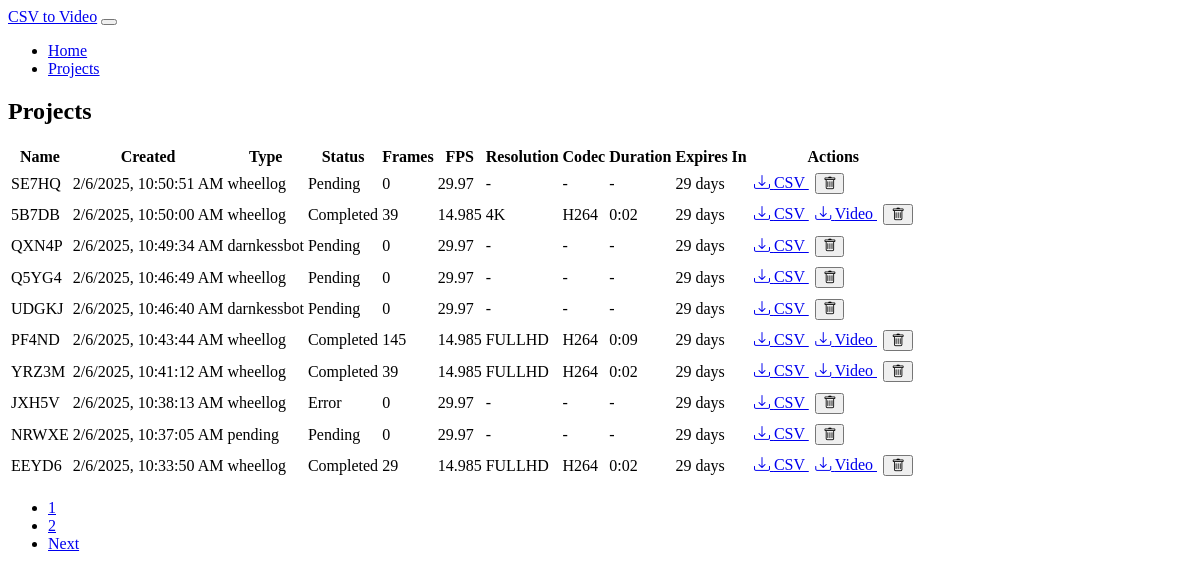
The app's page /projects with its own data.
### models.py (models this page shows, shortened)
class Project(db.Model):
    id = db.Column(db.Integer, primary_key=True)
    name = db.Column(db.String(100), nullable=False)
    csv_file = db.Column(db.String(255), nullable=False)
    csv_type = db.Column(db.String(20), nullable=False)  # 'darnkessbot' or 'wheellog'
    created_at = db.Column(db.DateTime, nullable=False, default=datetime.utcnow)
    expiry_date = db.Column(db.DateTime, nullable=False)
    frame_count = db.Column(db.Integer, default=0)
    fps = db.Column(db.Float, default=29.97)
    video_file = db.Column(db.String(255))
    codec = db.Column(db.String(10))
    resolution = db.Column(db.String(10))  # 'fullhd' or '4k'
    video_duration = db.Column(db.Float)  # Duration in seconds
    status = db.Column(db.String(20), default='pending')  # pending, processing, completed, error
    error_message = db.Column(db.Text)
    folder_number = db.Column(db.Integer)  # New field for storing unique folder number
    def days_until_expiry(self):
        if self.expiry_date:
            delta = self.expiry_date - datetime.utcnow()
            return max(0, delta.days)
        return 0
    def get_duration_str(self):
        if self.video_duration is None:
            return '-'
        minutes = int(self.video_duration // 60)
        seconds = int(self.video_duration % 60)
        return f"{minutes}:{seconds:02d}"

### app.py (the view)
@app.route('/projects')
def list_projects():
    page = request.args.get('page', 1, type=int)
    projects = Project.query.order_by(Project.created_at.desc())\
        .paginate(page=page, per_page=10, error_out=False)
    return render_template('projects.html', projects=projects)

### templates/projects.html (shortened to what this page needs)
{% extends "base.html" %}
{% block content %}
<div class="card">
    <div class="card-header">
        <h2 class="card-title">Projects</h2>
    </div>
    <div class="card-body">
        <div class="table-responsive">
            <table class="table">
                <thead>
                    <tr>
                        <th>Name</th>
                        <th>Created</th>
                        <th>Type</th>
                        <th>Status</th>
                        <th>Frames</th>
                        <th>FPS</th>
                        <th>Resolution</th>
                        <th>Codec</th>
                        <th>Duration</th>
                        <th>Expires In</th>
                        <th>Actions</th>
                    </tr>
                </thead>
                <tbody>
                    {% for project in projects.items %}
                    <tr>
                        <td>{{ project.name }}</td>
                        <td data-timestamp="{{ project.created_at.timestamp() }}">
                        </td>
                        <td>{{ project.csv_type }}</td>
                        <td>
                            <span class="badge text-bg-{{
                                'warning' if project.status == 'processing' else
                                'success' if project.status == 'completed' else
                                'danger' if project.status == 'error' else
                                'secondary'
                            }}"
                            data-project-id="{{ project.id }}"
                            data-project-status="{{ project.status }}"
                            {% if project.status == 'error' and project.error_message %}
                            title="{{ project.error_message }}"
                            {% endif %}
                            >{{ project.status.capitalize() }}</span>
                        </td>
                        <td>{{ project.frame_count }}</td>
                        <td>{{ project.fps }}</td>
                        <td>{{ project.resolution|upper if project.resolution else '-' }}</td>
                        <td>{{ project.codec|upper if project.codec else '-' }}</td>
                        <td>{{ project.get_duration_str() }}</td>
                        <td>{{ project.days_until_expiry() }} days</td>
                        <td>
                            <a href="{{ url_for('download_file', project_id=project.id, type='processed_csv') }}"
                               class="btn btn-sm btn-info">
                                <i class="bi bi-download"></i> CSV
                            </a>
                            {% if project.video_file %}
                            <a href="{{ url_for('download_file', project_id=project.id, type='video') }}"
                               class="btn btn-sm btn-success">
                                <i class="bi bi-download"></i> Video
                            </a>
                            {% endif %}
                            <button onclick="deleteProject({{ project.id }})"
                                    class="btn btn-sm btn-danger">
                                <i class="bi bi-trash"></i>
                            </button>
                        </td>
                    </tr>
                    {% endfor %}
                </tbody>
            </table>
        </div>
        {% if projects.pages > 1 %}
        <nav aria-label="Project navigation" class="mt-4">
            <ul class="pagination justify-content-center">
                {% for page_num in range(projects.page - 1, projects.page + 2) %}
                    {% if page_num > 0 and page_num <= projects.pages %}
                    <li class="page-item {% if page_num == projects.page %}active{% endif %}">
                        <a class="page-link" href="{{ url_for('list_projects', page=page_num) }}">{{ page_num }}</a>
                    </li>
                    {% endif %}
                {% endfor %}
                {% if projects.has_next %}
                <li class="page-item">
                    <a class="page-link" href="{{ url_for('list_projects', page=projects.next_num) }}">Next</a>
                </li>
                {% endif %}
            </ul>
        </nav>
        {% endif %}
    </div>
</div>
{% endblock %}

### templates/base.html (shortened to what this page needs)
<!DOCTYPE html>
<html lang="en" data-bs-theme="dark">
<head>
    <link href="https://cdn.replit.com/agent/bootstrap-agent-dark-theme.min.css" rel="stylesheet">
    <link href="https://cdn.jsdelivr.net/npm/bootstrap-icons@1.7.2/font/bootstrap-icons.css" rel="stylesheet">
    <link href="{{ url_for('static', filename='css/custom.css') }}" rel="stylesheet">
</head>
<body>
    <nav class="navbar navbar-expand-lg navbar-dark bg-dark mb-4">
        <div class="container">
            <a class="navbar-brand" href="{{ url_for('index') }}">CSV to Video</a>
            <button class="navbar-toggler" type="button" data-bs-toggle="collapse" data-bs-target="#navbarNav">
            </button>
            <div class="collapse navbar-collapse" id="navbarNav">
                <ul class="navbar-nav">
                    <li class="nav-item">
                        <a class="nav-link" href="{{ url_for('index') }}">Home</a>
                    </li>
                    <li class="nav-item">
                        <a class="nav-link" href="{{ url_for('list_projects') }}">Projects</a>
                    </li>
                </ul>
            </div>
        </div>
    </nav>
    <div class="container">
        {% block content %}{% endblock %}
    </div>
</body>
</html>

### static/css/custom.css (style rules this page uses)
.card { margin-bottom: 2rem; }
.table td, .table th { vertical-align: middle; white-space: nowrap; }
.table td:last-child { min-width: 150px; }
.table-responsive { overflow-x: auto; }
.btn-sm { margin: 0.2rem; }

### records on screen
Project: name "SE7HQ", csv_type "wheellog", status "Pending", frame_count "0", fps "29.97", resolution "-", codec "-", get_duration_str "-", days_until_expiry "29"
Project: name "5B7DB", csv_type "wheellog", status "Completed", frame_count "39", fps "14.985", resolution "4K", codec "H264", get_duration_str "0:02", days_until_expiry "29"
Project: name "QXN4P", csv_type "darnkessbot", status "Pending", frame_count "0", fps "29.97", resolution "-", codec "-", get_duration_str "-", days_until_expiry "29"
Project: name "Q5YG4", csv_type "wheellog", status "Pending", frame_count "0", fps "29.97", resolution "-", codec "-", get_duration_str "-", days_until_expiry "29"
Project: name "UDGKJ", csv_type "darnkessbot", status "Pending", frame_count "0", fps "29.97", resolution "-", codec "-", get_duration_str "-", days_until_expiry "29"
Project: name "PF4ND", csv_type "wheellog", status "Completed", frame_count "145", fps "14.985", resolution "FULLHD", codec "H264", get_duration_str "0:09", days_until_expiry "29"
Project: name "YRZ3M", csv_type "wheellog", status "Completed", frame_count "39", fps "14.985", resolution "FULLHD", codec "H264", get_duration_str "0:02", days_until_expiry "29"
Project: name "JXH5V", csv_type "wheellog", status "Error", frame_count "0", fps "29.97", resolution "-", codec "-", get_duration_str "-", days_until_expiry "29"
Project: name "NRWXE", csv_type "pending", status "Pending", frame_count "0", fps "29.97", resolution "-", codec "-", get_duration_str "-", days_until_expiry "29"
Project: name "EEYD6", csv_type "wheellog", status "Completed", frame_count "29", fps "14.985", resolution "FULLHD", codec "H264", get_duration_str "0:02", days_until_expiry "29"

### other values on screen
{{ page_num }} "1" "2"
